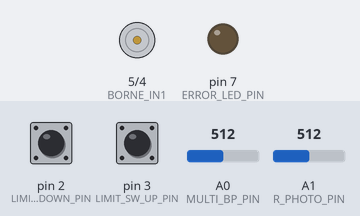
The sketch below on a simulated Arduino Uno, built with avr-gcc and run on an emulated ATmega328P. Parts: motor-driver pin pairs drawn as motors (green arrow = first pin HIGH = forward, orange = second pin HIGH = backward, longer = more drive, scaled by the enable pin), output pins drawn as LEDs (lit = HIGH). The test bench sets the inputs (shaded band); at power-on: A0 (MULTI_BP_PIN) = 512, pin 2 (LIMIT_SW_DOWN_PIN) HIGH, pin 3 (LIMIT_SW_UP_PIN) HIGH, A1 (R_PHOTO_PIN) = 512. The local clock reads 2024-03-15 10:24:30 at power-on unless the sketch sets it; what the sketch prints to the serial monitor is not drawn.

Above: at 1.2 s.
1.3 s: A0 (MULTI_BP_PIN) set to 488
At 2.5 s:
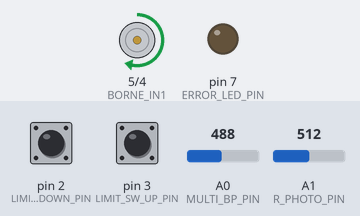
Timing chart, 0 to 4.3 s (numbered marks = the images above; inputs shaded):
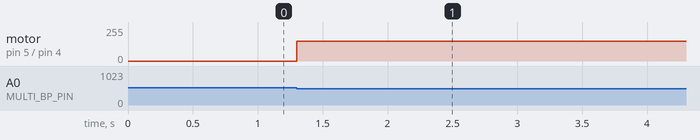

Measured:
- the behaviour switches between 500 and 499 on A0 (MULTI_BP_PIN) (found by bisection; images 0 and 1)
- after the input at 1.3 s, motor on pin 5 (BORNE_IN1) / pin 4 (BORNE_IN2): stopped → forward 150/255 at once

The sketch:

HenHouseV1.0.ino
```cpp
/*
  HenHouse V1.0
  LE MELLEC Julien 22/11/2023

  board:
    - RTC
    - (Aborted) SD Card
    - DC motor 12V
    - 2 limit switches
    - 1 Error LED
    - Photo resistor
    - ACD input, fuel gauge
    - 1 BP open/close door

  Fonctionnalités:
   - Boucle while, sortie si Vbat < 9,5V
   - Si BpPorte Down => OpenClose Door
   - Toutes les 5 minutes, faire un get de l'heure
     - Si 00:07:00 < h < 00:07:05 && porte fermée => ouvrir porte
     - Si 00:19:30 < h < 00:19:35 && porte ouverte => fermer porte
     - Récupérer la valeur de la photo résistance
     - Récupérer la valeur Vbat
     - (Aborted) Inscrire la valeur de la PhotoRes, Vbat et l'heure dans la carte SD
   - Si doorError = 1 => toogle ErrorLed

  Fonction OpenClose door:
   - Variables de la classe:
    - Door error
    - Actual door state
   - Arguments:
    - Command, can be (open, close, invert)

*/

#include <SPI.h>
#include <SD.h>
#include <Wire.h>//https://www.arduino.cc/en/reference/wire
#include <DS3231.h>//https://github.com/NorthernWidget/DS3231
#include <time.h>

// Constantes photo résistance
#define RES_DIV_PHOTO       47200
#define R_PHOTO_PIN         A1
#define V_ALIM              5

// Constantes limit switchs
#define LIMIT_SW_DOWN_PIN   2
#define LIMIT_SW_UP_PIN     3

// Constantes fuel gauge
#define FUELGAUGE_PIN       A2

// Constante BP nav
#define MULTI_BP_PIN        A0

// Constante Led de témoins d'erreur
#define ERROR_LED_PIN       7

// Constantes DC motor
#define BORNE_ENA           6
#define BORNE_IN1           5
#define BORNE_IN2           4
#define MOTOR_SPEED         150 //between 0 & 255
#define TIMEOUT_MOVE        15

// Variables DC motor
char motorState = 'U'; // M=Monter, D=Descendre, 'I'=Inverser, 'O'=Ouvrir, 'F'=Fermer 'H'=Haut, 'B'=Bas, U=Unknown, 'E'=Erreur
short startActionTime = 0;
void manageDcMotor();

//RTC Variables
DS3231 Clock;
byte hour;
byte minute;
bool Century = false;
bool h12 ;
bool PM ;
void init_RTC();
void readRTC(bool log=false);

// Photo res var
int valeurDeLentreeAnalogique;          // Contiendra la valeur lue sur l'entrée analogique ; pour rappel, il s'agit d'une valeur 10 bits (0..1023)
float tensionDeLentreeAnalogique;       // Contiendra la valeur de calcul de tension, exprimée en volt, à partir de la "valeurDeLentreeAnalogique"
long valeurOhmiqueDeLaLDR;              // Contiendra la valeur ohmique calculée de la photorésistance, à partir de la "tensionDeLentreeAnalogique"
void getPhotoResVal();

// Timer var
byte varCompteur = 0; // La variable compteur

// Multi BP managing
void multiBpManaging();

void setup_pinMode();
void setup_timer();

void setup () {
  // Open serial communications and wait for port to open:
  Serial.begin(9600);
  while (!Serial) {
    ; // wait for serial port to connect. Needed for native USB port only
  }
  init_RTC();
  setup_pinMode();
  setup_timer();
}

void write_tempAndTime() {
  readRTC(false);
  Serial.print(hour, DEC); //24-hr
  Serial.print(":");
  Serial.println(minute, DEC);
  getPhotoResVal();
  Serial.print("Machine d'état :");
  Serial.println(motorState);
}


void loop () {
  manageDcMotor();
  multiBpManaging();
  if (bitRead (TIFR2, 0) == 1) {       // Flag TOV2 mis à 1 ?
    TCNT2 = 256 - 250;         // Rechargement du timer à 6
    bitSet (TIFR2, TOV2);      // Remise à zéro du flag TOV2 (voir texte)
    if (varCompteur++ > 125) { // Incrémentation et a atteint 125 ?
      varCompteur = 0;         // On recommence un nouveau cycle
      write_tempAndTime();
    }
  }
}
/*----------------------------------------------
---------------  Setup functions ---------------
------------------------------------------------*/
void setup_pinMode() {
  pinMode(ERROR_LED_PIN, OUTPUT);
  pinMode(LIMIT_SW_DOWN_PIN, INPUT_PULLUP);
  pinMode(LIMIT_SW_UP_PIN, INPUT_PULLUP);
  pinMode(MULTI_BP_PIN, INPUT_PULLUP);
  pinMode(BORNE_ENA, OUTPUT);
  pinMode(BORNE_IN1, OUTPUT);
  pinMode(BORNE_IN2, OUTPUT);
}
void setup_timer() {
  bitClear (TCCR2A, WGM20); // WGM20 = 0
  bitClear (TCCR2A, WGM21); // WGM21 = 0
  TCCR2B = 0b00000111;      // Clock / 256 soit 16 micro-s et WGM22 = 0
  TIFR2 = 0b00000001;       // TOV2
  TCNT2 = 256 - 250;        // Chargement du timer à 6
}

/*----------------------------------------------
--------------  Multi BP input  ----------------
------------------------------------------------*/
void multiBpManaging() {
  if(analogRead(MULTI_BP_PIN) < 500) {
    Serial.println(analogRead(MULTI_BP_PIN));
    if(motorState != 'M' && motorState != 'D') {
      motorState = 'I';
    }
  }
}

/*----------------------------------------------
-------------  DC motor functions --------------
------------------------------------------------*/
void manageDcMotor(){
  if(motorState == 'O') { // Ouvrir
    if(digitalRead(LIMIT_SW_UP_PIN) != 0) {
      monter();
    }
  } else if(motorState == 'F') { // Fermer
    if(digitalRead(LIMIT_SW_DOWN_PIN) != 0) {
      descendre();
    }
  } else if(motorState == 'I') { // Inverser
    if(digitalRead(LIMIT_SW_UP_PIN) == 0) {
      descendre();
    } else if(digitalRead(LIMIT_SW_DOWN_PIN) == 0) {
      monter();
    } else {
      // Mouvement par défaut
      descendre();
    }
  } else if(motorState == 'M') { // Monter
    if(digitalRead(LIMIT_SW_UP_PIN) == 0) {
      stopMotor();
      motorState = 'H';
    } else if(getCurrentTimeMS() > (startActionTime+TIMEOUT_MOVE)) {
      stopMotor();
      motorState = 'E';
    }
  } else if(motorState == 'D') { // Descendre
    if(digitalRead(LIMIT_SW_DOWN_PIN) == 0) {
      stopMotor();
      motorState = 'B';
    } else if(getCurrentTimeMS() > (startActionTime+TIMEOUT_MOVE)) {
      stopMotor();
      motorState = 'E';
    }
  }
}

void monter() {
  configurerSensDeRotationPontA('M');
  changeVitesseMoteurPontA(MOTOR_SPEED);
  saveActionStartTime();
  motorState = 'M';
}

void descendre() {
  configurerSensDeRotationPontA('D');
  changeVitesseMoteurPontA(MOTOR_SPEED);
  saveActionStartTime();
  motorState = 'D';
}

void stopMotor() {
  changeVitesseMoteurPontA(0);
}

void configurerSensDeRotationPontA(char sensDeRotation) {

  if(sensDeRotation == 'D') {
    // Configuration du L298N en "marche avant", pour le moteur connecté au pont A. Selon sa table de vérité, il faut que :
    digitalWrite(BORNE_IN1, HIGH);                 // L'entrée IN1 doit être au niveau haut
    digitalWrite(BORNE_IN2, LOW);                  // L'entrée IN2 doit être au niveau bas
  }

  if(sensDeRotation == 'M') {
    // Configuration du L298N en "marche arrière", pour le moteur câblé sur le pont A. Selon sa table de vérité, il faut que :
    digitalWrite(BORNE_IN1, LOW);                  // L'entrée IN1 doit être au niveau bas
    digitalWrite(BORNE_IN2, HIGH);                 // L'entrée IN2 doit être au niveau haut
  }
}

void changeVitesseMoteurPontA(int nouvelleVitesse) {

  // Génère un signal PWM permanent, de rapport cyclique égal à "nouvelleVitesse" (valeur comprise entre 0 et 255)
  analogWrite(BORNE_ENA, nouvelleVitesse);
}

/*----------------------------------------------
----------------  RTC functions ----------------
------------------------------------------------*/
void init_RTC() {
  Serial.println(F("RTC initilization"));
 	Wire.begin();
}

void saveActionStartTime() {
  startActionTime = Clock.getMinute()*60 + Clock.getSecond();
  Serial.print("Action started at ");
  Serial.print(startActionTime);
  Serial.println("s");
}

short getCurrentTimeMS() {
  return Clock.getMinute()*60 + Clock.getSecond();
}

void readRTC(bool log=false) {
  // Args: Log (True, False)
 	// Return Time, format:
  byte year = Clock.getYear();
  byte month = Clock.getMonth(Century);
  byte day = Clock.getDate();
  hour = Clock.getHour(h12, PM);
  minute = Clock.getMinute();

  if(log) {
    Serial.print(year, DEC);
    Serial.print("-");
    Serial.print(month, DEC);
    Serial.print("-");
    Serial.print(day, DEC);
    Serial.print(" ");
    Serial.print(hour, DEC); //24-hr
    Serial.print(":");
    Serial.print(minute, DEC);
    Serial.print(":");
    Serial.println(Clock.getSecond(), DEC);
  }
}

/*----------------------------------------------
-------------  Photo res functions -------------
------------------------------------------------*/
void getPhotoResVal() {
  // Lecture de l'entrée analogique (pour rappel, cela retourne une valeur sur 10 bits, comprise entre 0 et 1023)
  valeurDeLentreeAnalogique = analogRead(R_PHOTO_PIN);

  // Détermination de la tension présente sur l'entrée analogique
  tensionDeLentreeAnalogique = float(V_ALIM * valeurDeLentreeAnalogique) / 1023;

  // Détermination de la valeur de la LDR, en fonction de la valeur de la résistance fixe, et de la tension précédemment trouvée
      // Nota : je reprends ici la formule de calcul développée un peu plus haut dans ce tuto, à savoir :
      //   → LDR = R*(Vcc – Vs) / Vs
      //   → d'où valLDR = R * (tensionAlimArduino – tensionEntreeAnalogique) / tensionEntreeAnalogique
  valeurOhmiqueDeLaLDR = RES_DIV_PHOTO * (V_ALIM - tensionDeLentreeAnalogique) / tensionDeLentreeAnalogique;

  // Puis on affiche ces valeurs sur le moniteur série de l'interface arduino
  Serial.print(F("Tension au milieu du pont diviseur : "));
  Serial.print(tensionDeLentreeAnalogique);
  Serial.println(F(" V"));

  Serial.print(F("Estimation de la valeur de la LDR (par calcul) : "));
  Serial.print(valeurOhmiqueDeLaLDR);
  Serial.println(F(" ohms"));

  Serial.println("");
}
```
